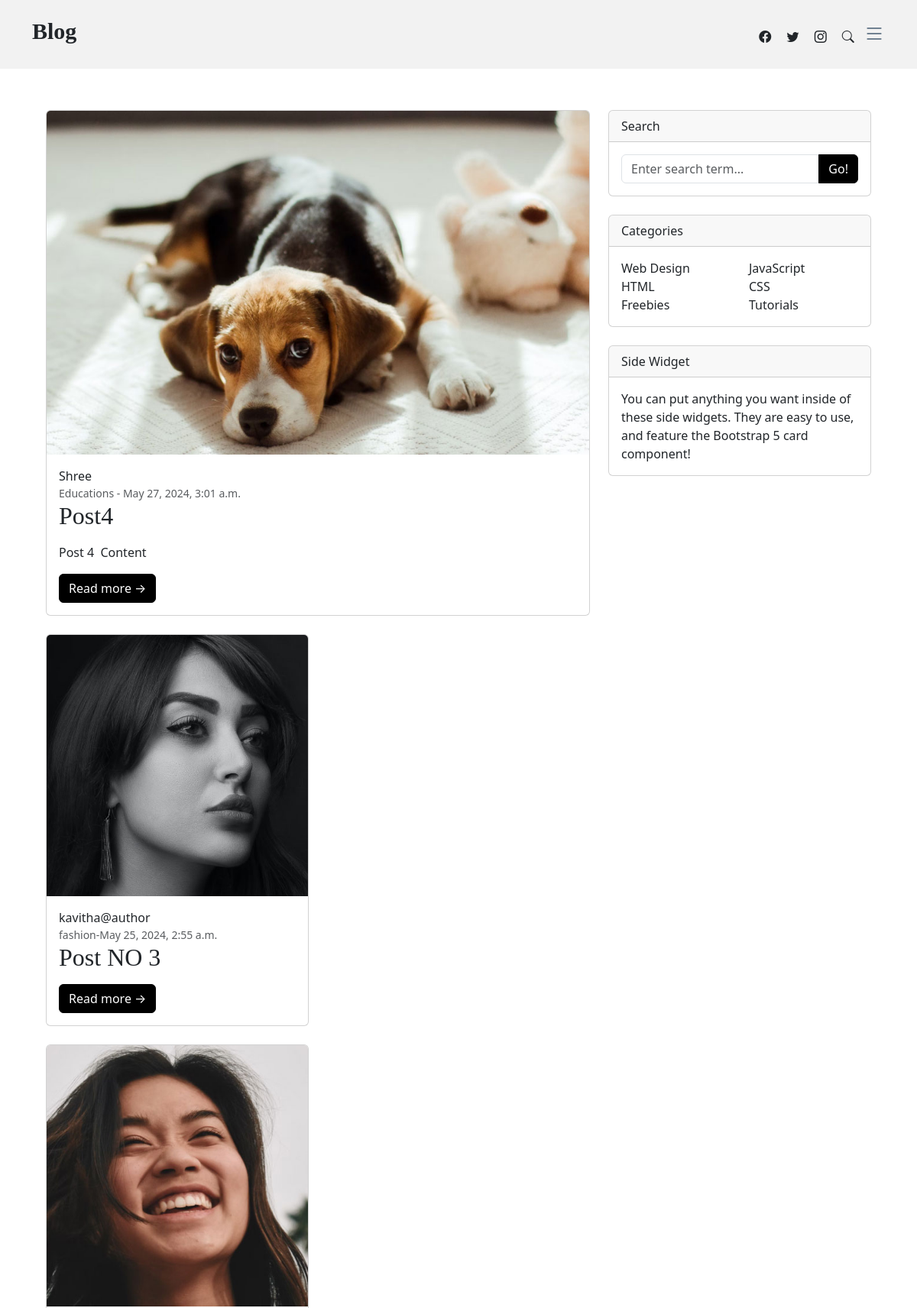
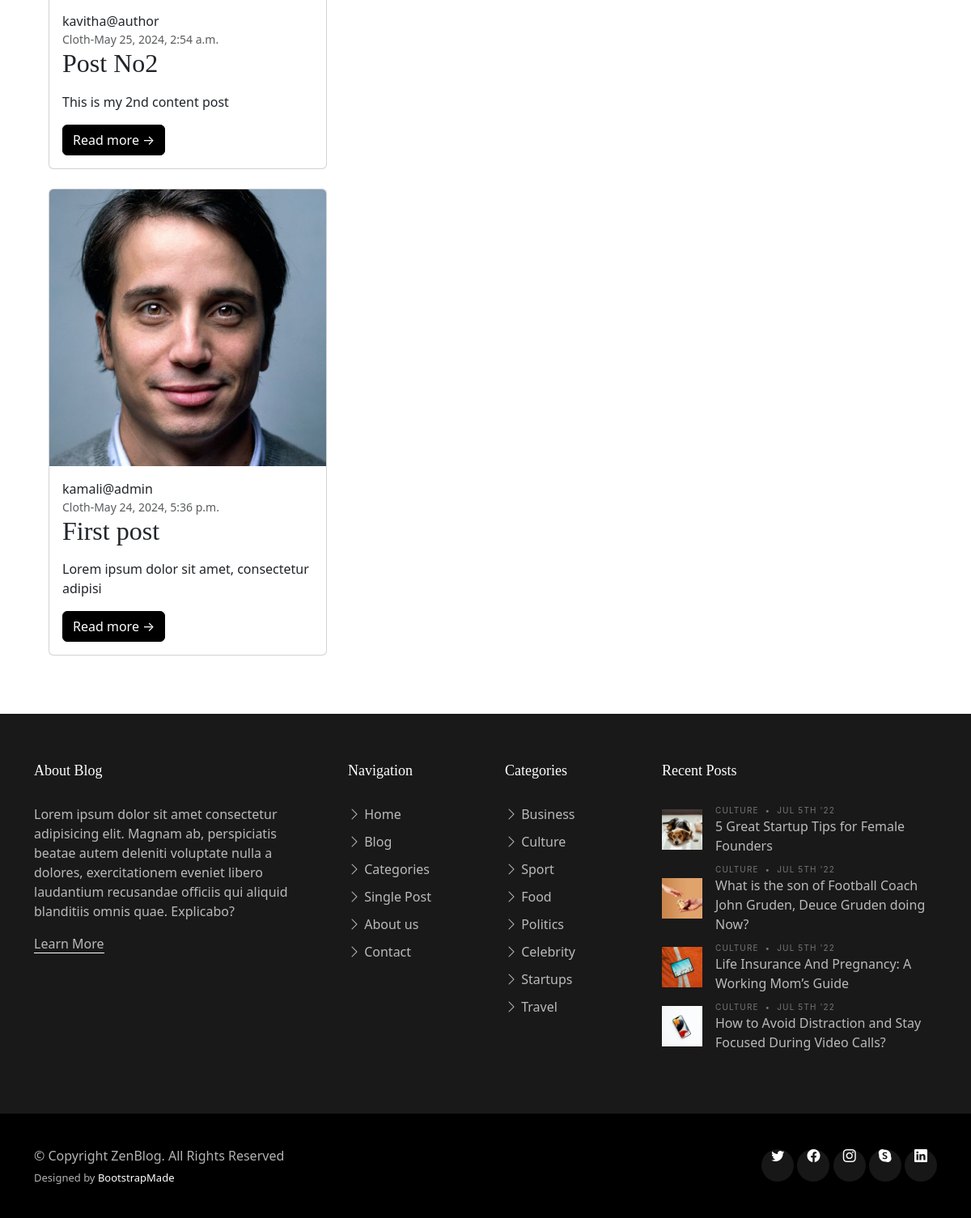
The page / on the database its author committed (2 pictures, top to bottom).
### BlogApp/models.py (models this page shows, shortened)
class Post(models.Model):
    title = models.CharField(max_length=200)
    header_image = models.ImageField(blank=True, null=True, upload_to='images/')
    title_tag = models.CharField(max_length=50,null=True,blank=True)
    content = RichTextField(blank=True,null=True)
    author = models.ForeignKey('auth.User', on_delete=models.CASCADE)
    created_at = models.DateTimeField(auto_now_add=True)
    updated_at = models.DateTimeField(auto_now=True)
    category = models.CharField(max_length=200, default="nocategory")
    likes = models.ManyToManyField(User,related_name = 'blog_posts')
    snippet = models.CharField(max_length=50 ,null=True, blank = True )

### BlogApp/views.py (the view)
# urls.py: path('', HomeView.as_view(), name='home'),
class HomeView(generic.ListView):
    model= Post
    template_name = 'home.html'
    cats =Category.objects.all()
    ordering = ['-created_at']
    def get_context_data(self,*args,**kwargs):
        cat_menu =  Category.objects.all()
        context = super(HomeView,self).get_context_data(*args,**kwargs)
        context["cat_menu"] = cat_menu
        return context

### BlogApp/models.py (called while the page is built)
    def __str__(self):
        return self.name

### BlogApp/Templates/Home.html (shortened to what this page needs)
{% extends "Base.html" %}
{% load static %}
{% block main_content %}
<div class="container">
  <div class='row'>
    <div class='col-lg-8'>
      {% for obj in object_list %}
        {% if forloop.first  %}
          <div class="card mb-4">
            {% if obj.header_image %}
              <img class="card-img-top" src="{{obj.header_image.url}}" alt="..." /></a>
            {% else %}
             <img class ="card-img-top" src="https://dummyimage.com/850x350/dee2e6/6c757d.jpg"/>
            {% endif %}
              <div class="card-body">
                {{obj.author}}
                  <div class="small text-muted">{{obj.category}} - {{obj.created_at}}</div>
                  <h2 class="card-title">{{obj.title}}</h2>
                  <p class="card-text"> {{obj.content|slice:":50"|safe}} </p>
                  <a class="btn btn-primary" href="{% url 'article-detail' obj.pk %}">Read more →</a>
              </div>
           </div>
        {% elif forloop.counter > 1 %}
          <div class="row">
            <div class="col-lg-6">
                <div class="card mb-4">
                  {% if obj.header_image %}
                   <img class="card-img-top" src="{{obj.header_image.url}}" alt="Primary Image"/>
                  {% else %}
                  <img class ="card-img-top" src="https://dummyimage.com/850x350/dee2e6/6c757d.jpg"/>
                  {% endif %}
                  <div class="card-body">
                    {{obj.author}}
                      <div class="small text-muted">{{obj.category}}-{{obj.created_at}}</div>
                      <h2 class="card-title">{{obj.title}}</h2>
                      <p class="card-text"> {{obj.content|slice:":50"|safe}} </p>
                      <a class="btn btn-primary" href="{% url 'article-detail' obj.pk %}">Read more →</a>
                  </div>
                </div>
            </div>
         </div>
        {% endif %}
      {% endfor %}
    </div>
    <div class='col-lg-4'>
        <div class="card mb-4">
          <div class="card-header">Search</div>
          <div class="card-body">
              <div class="input-group">
                  <input class="form-control" type="text" placeholder="Enter search term..." aria-label="Enter search term..." aria-describedby="button-search" />
                  <button class="btn btn-primary" id="button-search" type="button">Go!</button>
              </div>
          </div>
        </div>
        <div class="card mb-4">
            <div class="card-header">Categories</div>
            <div class="card-body">
                <div class="row">
                    <div class="col-sm-6">
                        <ul class="list-unstyled mb-0">
                            <li><a href="#!">Web Design</a></li>
                            <li><a href="#!">HTML</a></li>
                            <li><a href="#!">Freebies</a></li>
                        </ul>
                    </div>
                    <div class="col-sm-6">
                        <ul class="list-unstyled mb-0">
                            <li><a href="#!">JavaScript</a></li>
                            <li><a href="#!">CSS</a></li>
                            <li><a href="#!">Tutorials</a></li>
                        </ul>
                    </div>
                </div>
            </div>
        </div>
        <div class="card mb-4">
            <div class="card-header">Side Widget</div>
            <div class="card-body">You can put anything you want inside of these side widgets. They are easy to use, and feature the Bootstrap 5 card component!</div>
        </div>
    </div>
  </div>
</div>
{% endblock main_content %}

### BlogApp/Templates/Base.html (shortened to what this page needs)
{% load static %}
<html>
  <head>
      <link href="https://cdn.jsdelivr.net/npm/bootstrap@5.3.3/dist/css/bootstrap.min.css" rel="stylesheet">
  <link href="{% static 'vendor/bootstrap/css/bootstrap.min.css' %}" rel="stylesheet">
  <link href="{% static 'vendor/bootstrap-icons/bootstrap-icons.css' %}" rel="stylesheet">
  <link href="{% static 'vendor/swiper/swiper-bundle.min.css' %}" rel="stylesheet">
  <link href="{% static 'vendor/glightbox/css/glightbox.min.css' %}" rel="stylesheet">
  <link href="{% static 'vendor/aos/aos.css' %}" rel="stylesheet">
  <link rel="stylesheet" type="text/css" href="{% static '/css/main.css' %}">
  <link rel="stylesheet" type="text/css" href="{% static '/css/variables.css' %}">
  </head>
  <body>
    {% block header_content %}
      <header id="header" class="header d-flex align-items-center fixed-top">
        <div class="container-fluid container-xl d-flex align-items-center justify-content-between">
          <a href="{% url 'home' %}" class="logo d-flex align-items-center">
            <h1>Blog</h1>
          </a>
              <div class="position-relative">
                <a href="#" class="mx-2"><span class="bi-facebook"></span></a>
                <a href="#" class="mx-2"><span class="bi-twitter"></span></a>
                <a href="#" class="mx-2"><span class="bi-instagram"></span></a>
                <a href="#" class="mx-2 js-search-open"><span class="bi-search"></span></a>
                <i class="bi bi-list mobile-nav-toggle"></i>
              </div>
            </div>
        </header>
    {% endblock %}
<br><br><br><br>
<main class="m-5">
{% block main_content %}
{% endblock %}
</main>
{% block footer_content %}
<footer id="footer" class="footer">
    <div class="footer-content">
      <div class="container">
        <div class="row g-5">
          <div class="col-lg-4">
            <h3 class="footer-heading">About Blog</h3>
            <p>Lorem ipsum dolor sit amet consectetur adipisicing elit. Magnam ab, perspiciatis beatae autem deleniti voluptate nulla a dolores, exercitationem eveniet libero laudantium recusandae officiis qui aliquid blanditiis omnis quae. Explicabo?</p>
            <p><a href="about.html" class="footer-link-more">Learn More</a></p>
          </div>
          <div class="col-6 col-lg-2">
            <h3 class="footer-heading">Navigation</h3>
            <ul class="footer-links list-unstyled">
              <li><a href="index.html"><i class="bi bi-chevron-right"></i> Home</a></li>
              <li><a href="index.html"><i class="bi bi-chevron-right"></i> Blog</a></li>
              <li><a href="category.html"><i class="bi bi-chevron-right"></i> Categories</a></li>
              <li><a href="single-post.html"><i class="bi bi-chevron-right"></i> Single Post</a></li>
              <li><a href="about.html"><i class="bi bi-chevron-right"></i> About us</a></li>
              <li><a href="contact.html"><i class="bi bi-chevron-right"></i> Contact</a></li>
            </ul>
          </div>
          <div class="col-6 col-lg-2">
            <h3 class="footer-heading">Categories</h3>
            <ul class="footer-links list-unstyled">
              <li><a href="category.html"><i class="bi bi-chevron-right"></i> Business</a></li>
              <li><a href="category.html"><i class="bi bi-chevron-right"></i> Culture</a></li>
              <li><a href="category.html"><i class="bi bi-chevron-right"></i> Sport</a></li>
              <li><a href="category.html"><i class="bi bi-chevron-right"></i> Food</a></li>
              <li><a href="category.html"><i class="bi bi-chevron-right"></i> Politics</a></li>
              <li><a href="category.html"><i class="bi bi-chevron-right"></i> Celebrity</a></li>
              <li><a href="category.html"><i class="bi bi-chevron-right"></i> Startups</a></li>
              <li><a href="category.html"><i class="bi bi-chevron-right"></i> Travel</a></li>
            </ul>
          </div>
          <div class="col-lg-4">
            <h3 class="footer-heading">Recent Posts</h3>
            <ul class="footer-links footer-blog-entry list-unstyled">
              <li>
                <a href="single-post.html" class="d-flex align-items-center">
                  <img src="static/img/post-sq-1.jpg" alt="" class="img-fluid me-3">
                  <div>
                    <div class="post-meta d-block"><span class="date">Culture</span> <span class="mx-1">&bullet;</span> <span>Jul 5th '22</span></div>
                    <span>5 Great Startup Tips for Female Founders</span>
                  </div>
                </a>
              </li>
              <li>
                <a href="single-post.html" class="d-flex align-items-center">
                  <img src="static/img/post-sq-2.jpg" alt="" class="img-fluid me-3">
                  <div>
                    <div class="post-meta d-block"><span class="date">Culture</span> <span class="mx-1">&bullet;</span> <span>Jul 5th '22</span></div>
                    <span>What is the son of Football Coach John Gruden, Deuce Gruden doing Now?</span>
                  </div>
                </a>
              </li>
              <li>
                <a href="single-post.html" class="d-flex align-items-center">
                  <img src="static/img/post-sq-3.jpg" alt="" class="img-fluid me-3">
                  <div>
                    <div class="post-meta d-block"><span class="date">Culture</span> <span class="mx-1">&bullet;</span> <span>Jul 5th '22</span></div>
                    <span>Life Insurance And Pregnancy: A Working Mom’s Guide</span>
                  </div>
                </a>
              </li>
              <li>
                <a href="single-post.html" class="d-flex align-items-center">
                  <img src="static/img/post-sq-4.jpg" alt="" class="img-fluid me-3">
                  <div>
                    <div class="post-meta d-block"><span class="date">Culture</span> <span class="mx-1">&bullet;</span> <span>Jul 5th '22</span></div>
                    <span>How to Avoid Distraction and Stay Focused During Video Calls?</span>
                  </div>
                </a>
              </li>
            </ul>
          </div>
        </div>
      </div>
    </div>
    <div class="footer-legal">
      <div class="container">
        <div class="row justify-content-between">
          <div class="col-md-6 text-center text-md-start mb-3 mb-md-0">
            <div class="copyright">
              © Copyright <strong><span>ZenBlog</span></strong>. All Rights Reserved
            </div>
            <div class="credits">
              Designed by <a href="https://bootstrapmade.com/">BootstrapMade</a>
            </div>
          </div>
          <div class="col-md-6">
            <div class="social-links mb-3 mb-lg-0 text-center text-md-end">
              <a href="#" class="twitter"><i class="bi bi-twitter"></i></a>
              <a href="#" class="facebook"><i class="bi bi-facebook"></i></a>
              <a href="#" class="instagram"><i class="bi bi-instagram"></i></a>
              <a href="#" class="google-plus"><i class="bi bi-skype"></i></a>
              <a href="#" class="linkedin"><i class="bi bi-linkedin"></i></a>
            </div>
          </div>
        </div>
      </div>
    </div>
  </footer>
{% endblock %}
</body>
</html>

### BlogApp/static/css/main.css (style rules this page uses)
:root { scroll-behavior: smooth; }
body { color: rgba(var(--color-primary-rgb), 1); }
a { color: var(--color-links); text-decoration: none; }
h1, h2, h3, h4, h5, h6 { font-family: var(--font-primary); }
.btn.btn-primary { background-color: var(--color-black); color: var(--color-white); border-color: var(--color-black); }
.header { height: 90px; transition: all 0.5s; z-index: 997; background: #f2f2f2; }
.header .logo h1 { font-size: 30px; font-weight: 700; color: var(--color-default); font-family: var(--font-primary); }
.mobile-nav-toggle { display: none; }
@media (max-width: 1279px) { .mobile-nav-toggle { display: inline-block; color: var(--color-secondary); font-size: 28px; cursor: pointer; line-height: 0; transition: 0.5s; } }
.post-meta { font-size: 11px; letter-spacing: 0.07rem; text-transform: uppercase; font-weight: 600; font-family: var(--font-secondary); color: rgba(var(--color-black-rgb), 0.4); margin-bottom: 10px; }
.footer { overflow: hidden; background: rgba(var(--color-black-rgb), 0.9); font-size: 16px; color: rgba(var(--color-white-rgb), 0.7); }
.footer .footer-content { padding: 60px 0; }
.footer a.footer-link-more { color: rgba(var(--color-white-rgb), 0.7); display: inline-block; position: relative; }
.footer a.footer-link-more:before { content: ""; position: absolute; bottom: 0; left: 0; right: 0; height: 1px; background: var(--color-white); }
.footer .footer-heading { color: var(--color-white); margin-bottom: 20px; padding-bottom: 10px; font-size: 18px; }
.footer .footer-blog-entry li { margin-bottom: 20px; display: block; }
.footer .footer-blog-entry li a .post-meta { font-size: 10px; letter-spacing: 0.07rem; text-transform: uppercase; font-weight: 400; font-family: var(--font-secondary); color: rgba(var(--color-white-rgb), 0.4); margin-bottom: 0px; }
.footer .footer-blog-entry li a img { flex: 0 0 50px; width: 50px; }
.footer .footer-links li { margin-bottom: 10px; }
.footer .footer-links li a { color: rgba(var(--color-white-rgb), 0.7); }
.footer .footer-legal { background: var(--color-black); padding: 40px 0; }
.footer .footer-legal .social-links a { text-align: center; display: inline-block; width: 40px; height: 40px; background-color: rgba(var(--color-white-rgb), 0.09); border-radius: 50%; color: var(--color-white); line-height: 40px; }
.footer .copyright strong { font-weight: 400; }
.footer .credits { padding-top: 6px; font-size: 13px; }
.footer .credits a { color: var(--color-white); }

### rows shown on the page
Post: header_image (picture), author "Shree", category "Educations", created_at "May 27, 2024, 3:01 a.m.", title "Post4", content "Post 4 Content"
Post: header_image (picture), author "kavitha@author", category "fashion", created_at "May 25, 2024, 2:55 a.m.", title "Post NO 3"
Post: header_image (picture), author "kavitha@author", category "Cloth", created_at "May 25, 2024, 2:54 a.m.", title "Post No2", content "This is my 2nd content post"
Post: header_image (picture), author "kamali@admin", category "Cloth", created_at "May 24, 2024, 5:36 p.m.", title "First post", content "Lorem ipsum dolor sit amet, consectetur adipisi"
